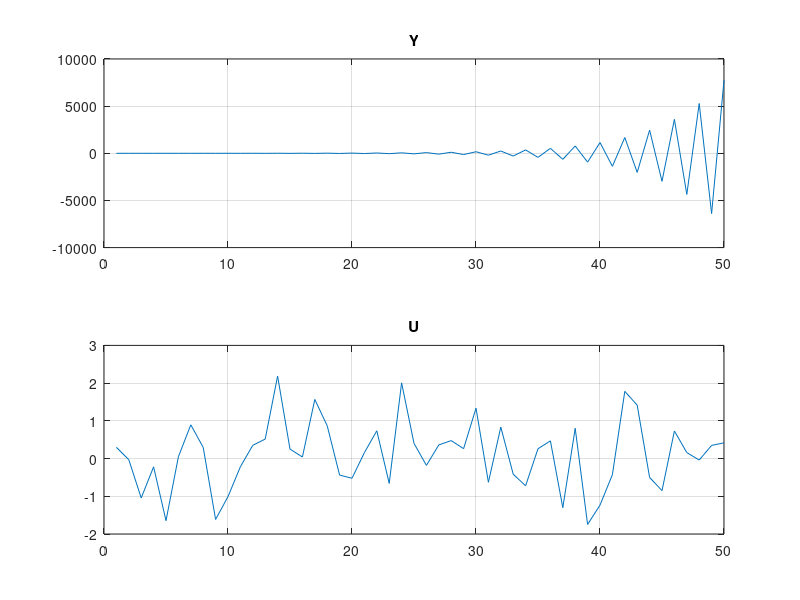

Reproduce this figure in MATLAB. (Note: this script raises an error after producing the figure.)
%% Prepare workspace
close all;
clear all;
clc;

%% Create the state-space representatnion
noise = 0.01;

% State-space system matrices
A=[-1.2,0.03;0.075,-1];
B=[2;0];
C=[0,1];
D=0;

% Matrix dimensions
x_dim = 2;
y_dim = 1;
u_dim = 1;

%% Generate input and output trajectories
u_d = [];
y_d = [];

% Generate random start state
x = randn(x_dim,1);

for i=1:50
    u = randn(u_dim,1);
    y = C * x + D * u + randn(y_dim,1)*noise;
    x = A * x + B * u;
    u_d = [u_d; u'];
    y_d = [y_d; y'];
end

%% Open-loop plots

figure
subplot(2,1,1)
plot(y_d)
grid on;
title('Y');
subplot(2,1,2)
plot(u_d)
grid on;
title('U')

%% Initialization of DDMPC
n = x_dim;      % Upper bound on system order   
L = 10;         % Prediction horizon
R = 0;          % Cost matrix R
Q = eye(y_dim); % Cost matrix Q

ddmpc= DDMPC(u_d,y_d,Q,R,n,L,'y_s',0,....
    'G_mat_u',[1;-1],'g_vec_u',[1;1]*5,....
    ...%'G_mat_y',[1,0;-1,0;0,1;0,-1],'g_vec_y',ones(4,1)*30,....
    'lambda_sigma',100, 'ctrl_mode', 'robust');
    
u = randn(u_dim,1)*0;
x = randn(x_dim,1)*10;

%% Run DDMPC

u_traj = [];
y_traj =[];
for i=1:30
    y = C * x + D * u;
    x = A * x + B * u;

     y = y+randn(y_dim,1)*noise;

    u = ddmpc.step(u,y);
    u_traj = [u_traj; u'];
    y_traj = [y_traj; y'];
end

%% Closed-loop plots
% Plot closed-loop input
figure()
hold on;
title('');
xlabel('Time t');
ylabel('Closed-loop input u_{app} [V]'); 
plot(u_traj,'DisplayName','Input u_1');   % Trajectory of input 1
grid on;
legend('Location','southeast');

% Plot closed-loop output
figure
hold on;
title('');
xlabel('Time t');
ylabel('Closed-loop output \omega [s^{-1}]');
plot(y_traj,'DisplayName','Output y_1');   % Trajectory of tank level 1
grid on;
legend('Location','southeast');